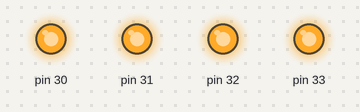
This sketch was run on a simulated Arduino Mega 2560, built with avr-gcc and run on an emulated ATmega2560. Shown: output pins drawn as LEDs (lit = HIGH).

Above: at 0.5 s.
At 1.5 s:
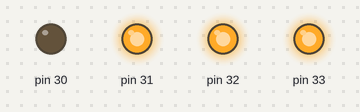
At 2.5 s:
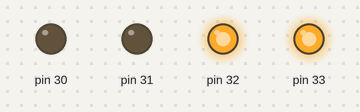
At 3.5 s:
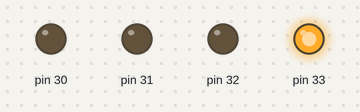
At 4.5 s:
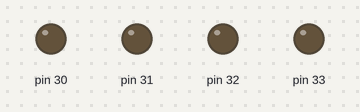
Timing chart, 0 to 6.5 s (numbered marks = the images above):
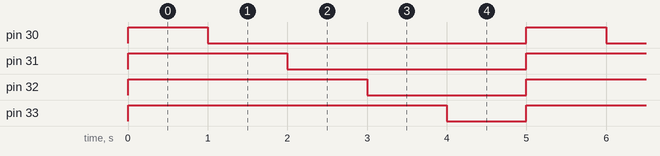

The sketch:

challenge2-ard.ino
```cpp
void setup() {
  pinMode(30,OUTPUT);
  pinMode(31,OUTPUT);
  pinMode(32,OUTPUT);
  pinMode(33,OUTPUT);
}

void loop() {
  // put your main code here, to run repeatedly:
  digitalWrite(30,HIGH);
  digitalWrite(31,HIGH);
  digitalWrite(32,HIGH);
  digitalWrite(33,HIGH);
  delay(1000);
  for(int i=0;i<4;i++)
  {
    digitalWrite(30+i,LOW);
    delay(1000);
  }
}
```

Measured:
- by itself, pin 30: alternates HIGH for 1.0 s and LOW for 4.0 s
- by itself, pin 31: alternates HIGH for 2.0 s and LOW for 3.0 s
- by itself, pin 32: alternates HIGH for 3.0 s and LOW for 2.0 s
- by itself, pin 33: alternates HIGH for 4.0 s and LOW for 1.0 s
